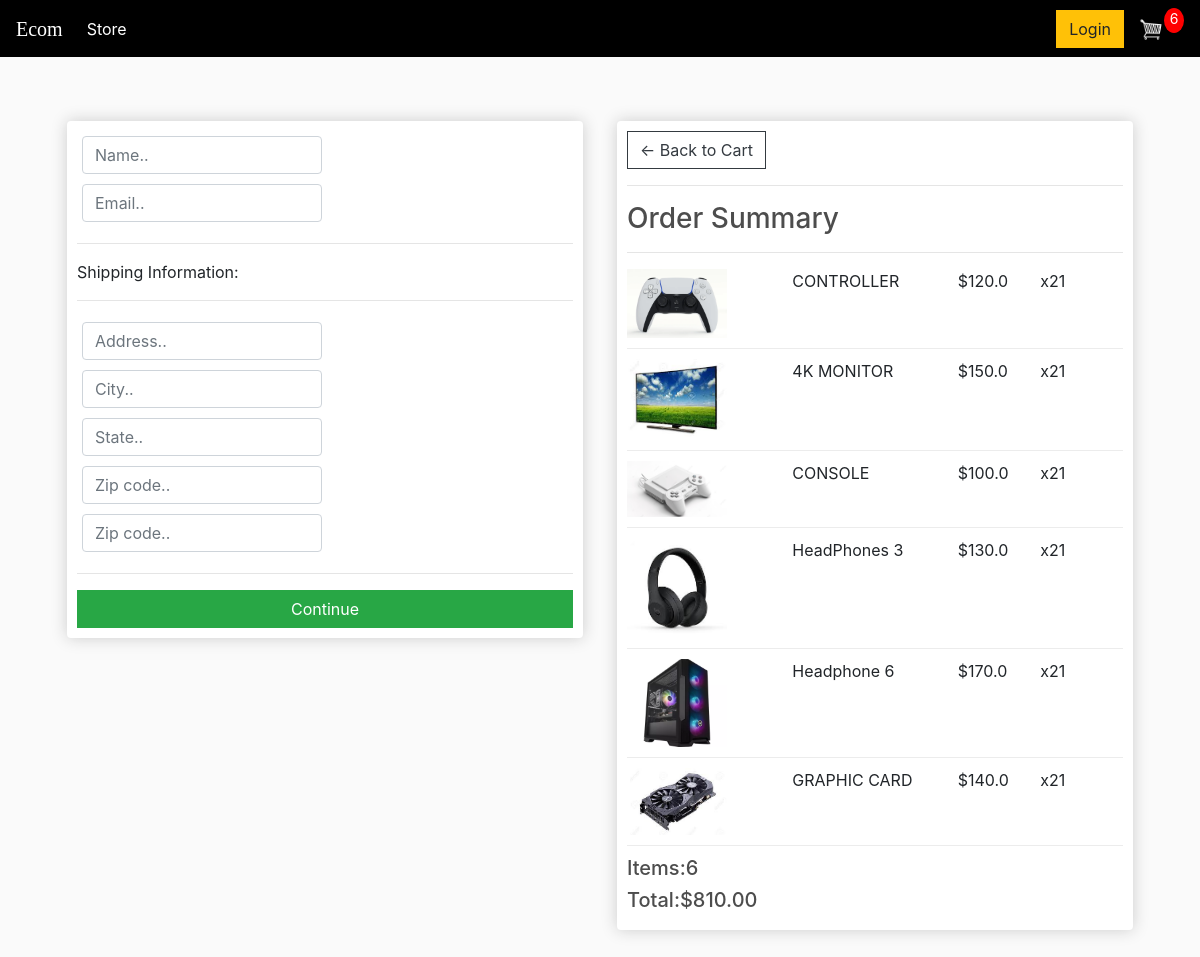
Screenshot of /checkout/ (signed in) with the database file from the repository.
### home/models.py (models this page shows, shortened)
class OrderItem(models.Model):
     product = models.ForeignKey(Product, on_delete=models.SET_NULL, blank=True, null=True)
     order = models.ForeignKey(Order, on_delete=models.SET_NULL, blank=True, null=True)
     quantity = models.IntegerField(default=0, null=True, blank=True)
     date_added = models.DateTimeField(auto_now_add=True)
     @property
     def get_total(self):
        total = self.product.price * self.quantity
        return total

class Product(models.Model):
    name = models.CharField(max_length=200, null=True)
    price = models.FloatField()
    digital = models.BooleanField(default=False, null=True, blank=False)
    image = models.ImageField(null=True, blank=True)

class Order(models.Model):
    customer = models.ForeignKey(Customer, on_delete=models.SET_NULL, blank=True, null=True)
    date_orderd = models.DateTimeField(auto_now_add=True)
    complete = models.BooleanField(default=False, null=True, blank=False)
    transaction_id = models.CharField(max_length=200, null=True)
    @property
    def get_cart_total(self):
        orderitems = self.orderitem_set.all()
        total = sum([item.get_total for item in orderitems])
        return total
    @property
    def get_cart_items(self):
        Orderitems = self.orderitem_set.all()
        total = sum([item.quantity for item in Orderitems])
        return total

### home/views.py (the view)
# urls.py: path("checkout/", views.checkout, name='checkout'),
def checkout(request):
    if request.user.is_authenticated:
        customer = request.user.customer
        order, created = Order.objects.get_or_create(customer=customer, complete=False)
        items = order.orderitem_set.all()
        cartItems = order.get_cart_items
    else:
        items = []
        order = {'get_cart_total':0, 'get_cart_items':0}
        cartItems = order['get_cart_items']
    context = {'items':items, 'order':order, 'cartItems':cartItems}
    return render(request, 'checkout.html', context)

### template/checkout.html (shortened to what this page needs)
<!DOCTYPE html>
{% load static %}
<html>
<head>
	<link rel="stylesheet" href="https://stackpath.bootstrapcdn.com/bootstrap/4.4.1/css/bootstrap.min.css">
	<link rel="stylesheet" type="text/css" href="{% static 'css/main.css' %}">
</head>
<body>
	<nav class="navbar navbar-expand-lg navbar-dark bg-dark">
	  <a class="navbar-brand" href="{% url 'store' %}">Ecom</a>
	  <div class="collapse navbar-collapse" id="navbarSupportedContent">
	    <ul class="navbar-nav mr-auto">
	      <li class="nav-item active">
	        <a class="nav-link" href="{% url 'store' %}">Store <span class="sr-only">(current)</span></a>
	      </li>
	    </ul>
	    <div class="form-inline my-2 my-lg-0">
	     	<a href="#"class="btn btn-warning">Login</a>
	     	<a href="{% url 'cart' %}">
	    		<img  id="cart-icon" src="{% static 'images/cart.png' %}">
	    	</a>
	    	<p id="cart-total">{{cartItems}}</p>
	    </div>
	  </div>
	</nav>
     <div class="container">
            <br>
            {% block content %}
            <div class="row">
                <div class="col-lg-6">
                    <div class="box-element" id="form-wrapper">
                        <form id="form">
                            <div id="user-info">
                                <div class="form-field">
                                    <input required class="form-control" type="text" name="name" placeholder="Name..">
                                </div>
                                <div class="form-field">
                                    <input required class="form-control" type="email" name="email" placeholder="Email..">
                                </div>
                            </div>
                            <div id="shipping-info">
                                <hr>
                                <p>Shipping Information:</p>
                                <hr>
                                <div class="form-field">
                                    <input class="form-control" type="text" name="address" placeholder="Address..">
                                </div>
                                <div class="form-field">
                                    <input class="form-control" type="text" name="city" placeholder="City..">
                                </div>
                                <div class="form-field">
                                    <input class="form-control" type="text" name="state" placeholder="State..">
                                </div>
                                <div class="form-field">
                                    <input class="form-control" type="text" name="zipcode" placeholder="Zip code..">
                                </div>
                                <div class="form-field">
                                    <input class="form-control" type="text" name="country" placeholder="Zip code..">
                                </div>
                            </div>
                            <hr>
                            <a id="form-button" class="btn btn-success btn-block" href="{% url 'continue_view' %}">Continue</a>
                        </form>
                    </div>
                    <br>
                </div>
                <div class="col-lg-6">
                    <div class="box-element">
                        <a  class="btn btn-outline-dark" href="{% url 'cart' %}">&#x2190; Back to Cart</a>
                        <hr>
                        <h3>Order Summary</h3>
                        <hr>
                        {% for item in items%}
                        <div class="cart-row">
                            <div style="flex:2"><img class="row-image" src="{{item.product.image.url}}"></div>
                            <div style="flex:2"><p>{{item.product.name}}</p></div>
                            <div style="flex:1"><p>${{item.product.price}}</p></div>
                            <div style="flex:1"><p>x2{{item.quantity}}</p></div>
                        </div>
                        {% endfor %}
                        <h5>Items:{{order.get_cart_items}}</h5>
                        <h5>Total:${{order.get_cart_total|floatformat:2}}</h5>
                    </div>
                </div>
            </div>
            {% endblock content %}
         </div>
</body>
</html>

### static/css/main.css (style rules this page uses)
body { background-color: hsl(0, 0%, 98%); }
h1,h2,h3,h4,h5,h6 { color:hsl(0, 0%, 30%); }
.box-element { box-shadow:hsl(0, 0%, 80%) 0 0 16px; background-color: #fff; border-radius: 4px; padding: 10px; }
.bg-dark { background-color: #4f868c!important; }
#cart-icon { width:25px; display: inline-block; margin-left: 15px; }
#cart-total { display: block; text-align: center; color:#fff; background-color: red; width: 20px; height: 25px; border-radius: 50%; font-size: 14px; }
.col-lg-4, .col-lg-6, .col-lg-8, .col-lg-12 { margin-top: 40px; margin-bottom: 40px; padding-left: 17px; padding-right: 17px; }
.btn { border-radius: 0; }
.row-image { width: 100px; }
.form-field { width:250px; display: inline-block; padding: 5px; }
.cart-row { display: flex; align-items: flex-stretch; padding-bottom: 10px; margin-bottom: 10px; border-bottom: 1px solid #ececec; }
.row { margin-right: 5px; margin-left: 5px; }
.bg-dark { background-color: black !important; }
a, a:hover, a:focus, a:active { text-decoration: none; outline: none; }
ul { margin: 0; padding: 0; list-style: none; }
.navbar-brand { font-family:cursive; }

### rows the page displays
OrderItem: product.image (picture), product.name "CONTROLLER", product.price "120.0", quantity "1"
OrderItem: product.image (picture), product.name "4K MONITOR", product.price "150.0", quantity "1"
OrderItem: product.image (picture), product.name "CONSOLE", product.price "100.0", quantity "1"
OrderItem: product.image (picture), product.name "HeadPhones 3", product.price "130.0", quantity "1"
OrderItem: product.image (picture), product.name "Headphone 6", product.price "170.0", quantity "1"
OrderItem: product.image (picture), product.name "GRAPHIC CARD", product.price "140.0", quantity "1"
Order: get_cart_items "6", get_cart_total "810.00"

### other values shown
{{ cartItems }} "6"
